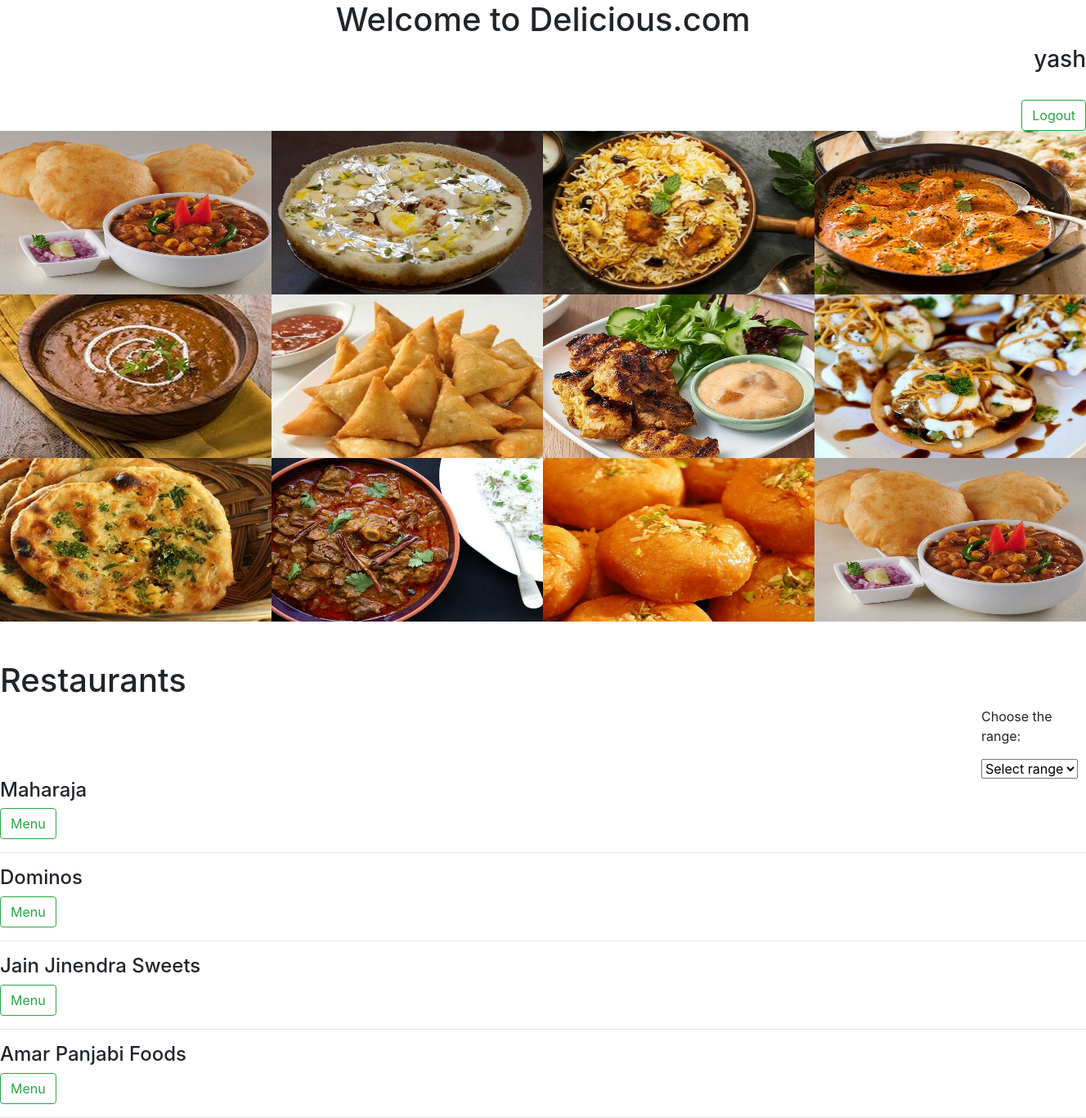
/cart_order/ (signed in), run on the app's committed database.
### accounts/models.py (models this page shows)
class Customer(models.Model):
	name = models.CharField(max_length = 20)
	password = models.CharField(max_length = 100)
	location = models.TextField(null = False)
	is_login = models.BooleanField(default = False)
	def __str__(self):
		return self.name

### restaurant/models.py (models this page shows, shortened)
class Resturant(models.Model):
  owner=ForeignKey(Owner,on_delete = models.CASCADE)
  name=models.CharField(max_length=20)
  address=models.CharField(max_length=200)
  latitude=models.FloatField()
  longitude=models.FloatField()
  opening_time=models.TimeField()
  closing_time=models.TimeField()
  bill_limit=models.IntegerField()

### customer/views.py (the view)
# urls.py: path('cart_order/',views.cart_order,name="cart_order"),
def cart_order(request):
	order_id=request.session.get("order_id")
	print("order_id",order_id)
	Order.objects.filter(id=order_id).update(complete=True)
	cust_id=request.session.get("cust_id")
	customer = Customer.objects.get(id=cust_id)
	restaurant = Resturant.objects.all()
	data=serializers.serialize("json",restaurant)
	data = dumps(data)
	return render(request,'home.html',{'restaurant' : restaurant,'customer' : customer,'data':data})

### customer/templates/home.html (shortened to what this page needs)
{% extends 'main.html' %}
{% load static %}
{% block content %}
	<section id="home">
		<h1 align="center" class="h-primary">Welcome to Delicious.com</h1>
		{% if customer.is_login %}
			<h3 align="right">{{customer}}</h3><br>
			<div align="right"><form action="{% url 'customer_logout' %}" method="post">
			<button value={{customer.id}} name = 'try' class="btn btn-outline-success add-btn" data-action="add" type="submit">Logout</button>
		</form> </div>
		{% else%}
			<h3 align="right"><button class="btn btn-outline-success add-btn"><a href="{% url 'customer_login' %}">Login</a></button></h3>
			<h3 align="right"><button class="btn btn-outline-success add-btn"><a href="{% url 'customer_signup' %}">Sign_Up</a></button></h3>
		{% endif %}
		<img src="{% static 'bg1.jpg' %}" height = "600px" top = "0px" left = "0px" width = "100%">
    </section>
		<br><br>
	<h1>Restaurants</h1>
	<div style="margin-left:1200px">
		<p>Choose the range:</p>
		<select onchange="setrange()" id="range" placeholder="select a range">
			<option value="" disabled selected>Select range</option>
		</select>
	</div>
	{% for restaur in restaurant %}
			<div id="{{restaur.id}}" >
				<h4>{{restaur.name}}</h4>
				<form action="{% url 'menu' %}" method="post">
					<button value={{restaur.id}} name = 'try' class="btn btn-outline-success add-btn" data-action="add" type="submit">Menu</button>
				</form>
				<hr>
			</div>
	{% endfor %}
{% endblock content %}

### accounts/templates/main.html (shortened to what this page needs)
<!DOCTYPE html>
<html>
<head>
	<link rel="stylesheet" href="https://stackpath.bootstrapcdn.com/bootstrap/4.1.3/css/bootstrap.min.css">
	<link rel="stylesheet" href="https://use.fontawesome.com/releases/v5.6.1/css/all.css">
</head>
<body>
	{% block content %}
	{% endblock content %}
</body>
</html>

### accounts/templates/main.html (style rules this page uses)
body, html { margin: 0; padding: 0; height: 100%; background: white; }

### data on the page
Customer: name "yash"
Resturant: name "Maharaja", {{ restaur.id }} 1 (drawn)
Resturant: name "Dominos", {{ restaur.id }} 2 (drawn)
Resturant: name "Jain Jinendra Sweets", {{ restaur.id }} 3 (drawn)
Resturant: name "Amar Panjabi Foods", {{ restaur.id }} 4 (drawn)
